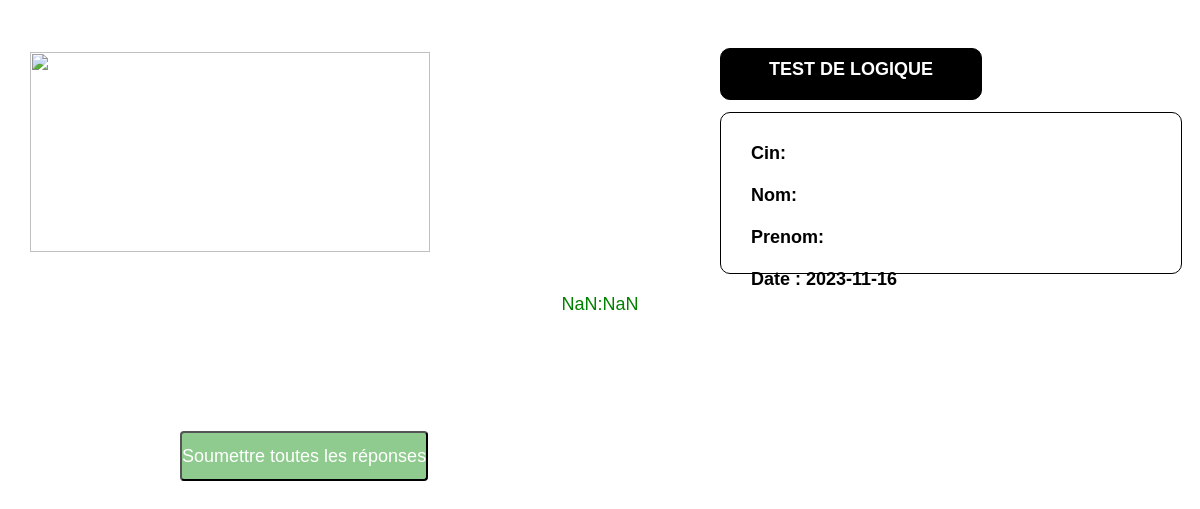
/Qcm2-1.php, run on an earlier commit of the app's database.
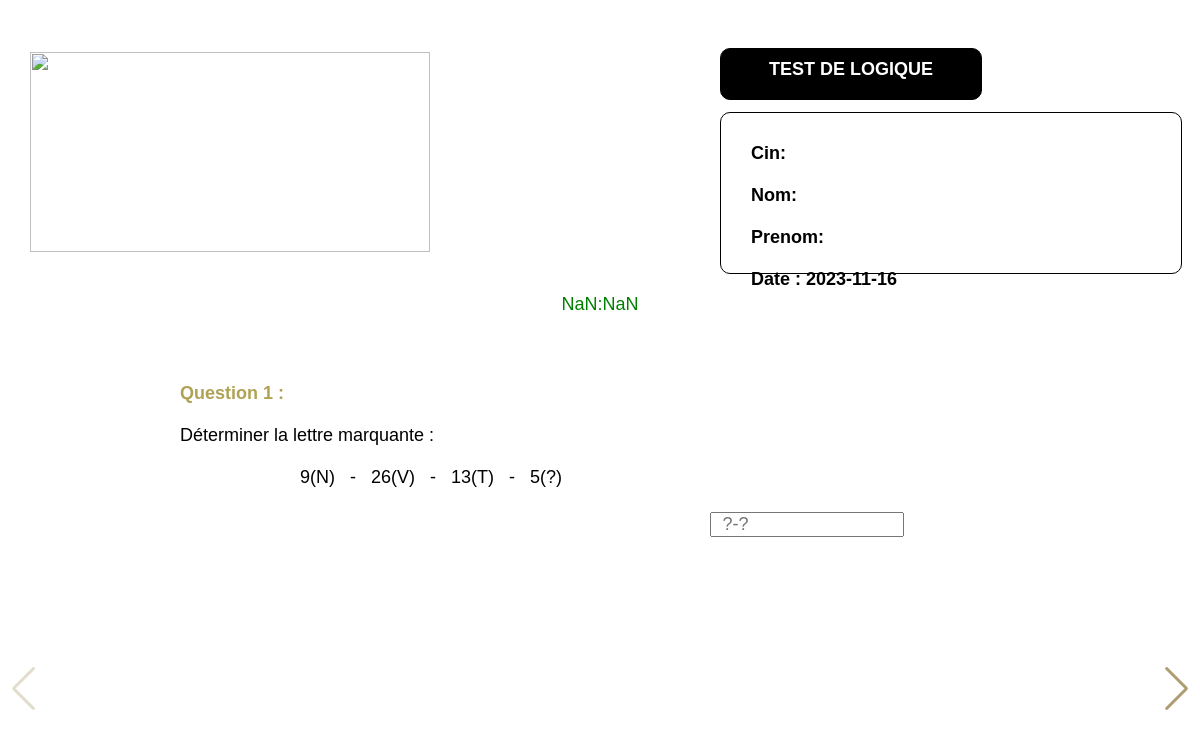
And on a later commit of the database.
### tables this page shows
CREATE TABLE `test1` (
  `id` int(2) NOT NULL,
  `Question` varchar(689) DEFAULT NULL,
  `Valeur` varchar(41) DEFAULT NULL,
  `Choix` varchar(336) DEFAULT NULL,
  `Reponse1` varchar(4) DEFAULT NULL
);

### Qcm2-1.php (the view, shortened to what this page needs)
<?php
$conn = mysqli_connect("localhost", "root", "", "menarahold");
$query = "SELECT * FROM test1";
$result = mysqli_query($conn, $query);
$questions = array();
while ($row = mysqli_fetch_assoc($result)) {
    $questions[] = $row;
}
?>
<!DOCTYPE html>
<html lang="en">
<head>
    <link rel="stylesheet" href="css/Qcm2.css">
    <link rel="stylesheet" href="css/swiper-bundle.min.css">
</head>
<body style="margin-top: 4%">
    <div class="titre"  >
        <h3>TEST DE LOGIQUE</h3>
    </div>
    <div class="navBar">
        <img src="https://menara-holding.ma/Assets/images/Logo_mh.svg" id="img1">
        <div class="card-perso" >
            <h5>Cin:
            </h5>
            <br>
            <h5>Nom:
            </h5>
            <br>
            <h5>Prenom:
            </h5>
            <br>
            <h6>Date :
                <?php echo date("Y-m-d") ?>
            </h6>
        </div>
    </div>
    <div id="timer">
    </div>
    <form action="process-quiz2.php" method="POST">
        <div class="Qcm swiper">
            <div class="questions  swiper-wrapper">
            <?php
            $imageBasePath = "images/qcm1/";
            foreach ($questions as $question) { ?>
                <div class="container swiper-slide ">
                    <div class="quest">
                        <h6><?php echo "Question " . $question['id'] . " :" ?></h6>
                        <br>
                        <p><?php echo $question['Question'] ?></p>
                        <br>
                        <?php
                    $imageExtensions = array('.jpg', '.jpeg', '.png', '.gif');
                    $imagePath = !is_null($question['Valeur']) ? $question['Valeur'] : $question['Choix'];
                    $imageURL = $imageBasePath . $imagePath;
                    $isImage = false;
                    foreach ($imageExtensions as $extension) {
                        if (str_ends_with($imagePath, $extension)) {
                            $isImage = true;
                            break;
                        }
                    }
                    if ($isImage) {
                        echo '<img src="' . $imageURL . '" style="width:600px;heigth:100px" alt="Image de la question">';
                    } else {
                        echo '<span width:"100px";word-wrap: break-word;>' . $imagePath . '</span>';
                    }
                    ?>
                        <br>
                    </div>
                    <div class="reponse">
                        <input type="text" title="Si il y a 2 '?' Si Non entre Une seul Réponse " name="reponse[<?php echo $question['id'] ?>]" placeholder="?-?">
                    </div>
                </div>
            <?php } ?>
                    <div class="container swiper-slide ensemble">
                        <input type="submit" name="submit-all" value="Soumettre toutes les réponses">
                    </div>
                </div>
                <div class="swiper-button-next"></div>
                <div class="swiper-button-prev"></div>
            </div>
    </form>
</body>
</html>

What changed in the data, as far as the page shows it:
added test1: id "1", Question "Déterminer la lettre marquante :", Valeur "9(N) - 26(V) - 13(T) - 5(?)"
Also different on the page:
form field submit-all: "Soumettre toutes les réponses" → (not shown)
